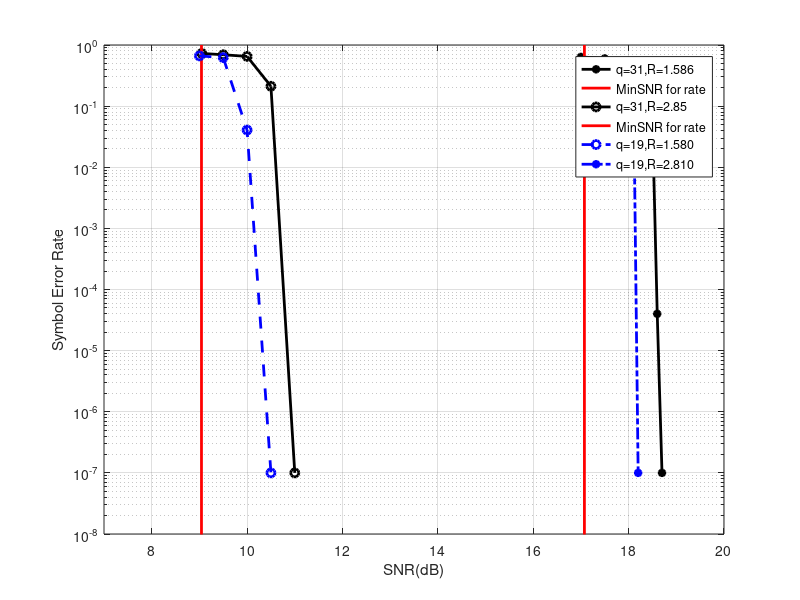

Write MATLAB code to recreate this figure.
clc;clear;close all

% ----------------------------------------------------------------------------
% Symbol Rate = 0.575233 Bit Rate = 2.84982 Iterations = 5000
% Sum Lambda = 1 Sum Rhos = 1 Block length = 50000 Channel = G
% Seed = 1417140547
% SNR(dB) = 18.6 SNR = 72.4436 Noise Sigma = 0.11749
% Capacity at SNR (symbols per channel use) = 0.625587
% Capacity at SNR (bits per channel use) = 3.09928
% Minimum SNR for rate (dB) = 17.0732 (absolute value) = 50.9709
% ----------------------------------------------------------------------------
q = 31;
Des_SNR = 18.5;
Min_SNR = 17.0732;
SNR = [17 17.5 18 18.1 18.5 18.6 18.7 ];
SER = [0.6382 0.6026 0.509  0.49 0.06 0.0000400016 1e-7 ];

semilogy(SNR,SER,'k-*','linewidth',2);grid on
line([Min_SNR,Min_SNR],[1e-10,1],'linewidth',2,'color','red')
xlabel('SNR(dB)');ylabel('Symbol Error Rate')
xlim([7 20])
ylim([1e-8,1])
% ----------------------------------------------------------------------------
% Symbol Rate = 0.32031 Bit Rate = 1.58688 Iterations = 5000
% Sum Lambda = 1 Sum Rhos = 1 Block length = 50000 Channel = G
% Seed = 1417142951
% SNR(dB) = 11 SNR = 12.5893 Noise Sigma = 0.281838
% Capacity at SNR (symbols per channel use) = 0.37992
% Capacity at SNR (bits per channel use) = 1.8822
% Minimum SNR for rate (dB) = 9.04388 (absolute value) = 8.02395
% ----------------------------------------------------------------------------
q = 31;
Des_SNR = 10.0;
Min_SNR = 9.04388;
SNR = [9.05 9.5 10 10.5 11];
SER = [0.728 0.693 0.6508 0.2114 1e-7];

hold on
semilogy(SNR,SER,'k-o','linewidth',2);grid on;
 line([Min_SNR,Min_SNR],[1e-10,1],'linewidth',2,'color','r')


% ----------------------------------------------------------------------------
% Symbol Rate = 0.372041 Bit Rate = 1.5804 Iterations = 5000
% Sum Lambda = 1 Sum Rhos = 1 Block length = 50000 Channel = G
% Seed = 1417149697
% SNR(dB) = 9 SNR = 7.94328 Noise Sigma = 0.354813
% Capacity at SNR (symbols per channel use) = 0.372041
% Capacity at SNR (bits per channel use) = 1.5804
% Minimum SNR for rate (dB) = 9.00001 (absolute value) = 7.9433
% ----------------------------------------------------------------------------

q = 19;
Des_SNR = 10.0;
Min_SNR = 9.00001;
SNR = [9.0 9.5 10 10.5];
SER = [ 0.6633010641 0.622349788 0.0406072486 1e-7 ];

hold on
semilogy(SNR,SER,'b--o','linewidth',2);grid on;

% ----------------------------------------------------------------------------
% Symbol Rate = 0.661529 Bit Rate = 2.81013 Iterations = 5000
% Sum Lambda = 1 Sum Rhos = 1 Block length = 50000 Channel = G
% Seed = 1417151593
% SNR(dB) = 17 SNR = 50.1187 Noise Sigma = 0.141254
% Capacity at SNR (symbols per channel use) = 0.668065
% Capacity at SNR (bits per channel use) = 2.83789
% Minimum SNR for rate (dB) = 16.8295 (absolute value) = 48.1887
% ----------------------------------------------------------------------------

q = 19;
Des_SNR = 18.5;
Min_SNR = 9.00001;
SNR = [17 17.5 18.0 18.1 18.2];
SER = [0.4604384175 0.4227769111 0.3589623585 0.33 1e-7 ];

hold on
semilogy(SNR,SER,'b-.*','linewidth',2);grid on;

legend('q=31,R=1.586','MinSNR for rate','q=31,R=2.85','MinSNR for rate','q=19,R=1.580','q=19,R=2.810');
